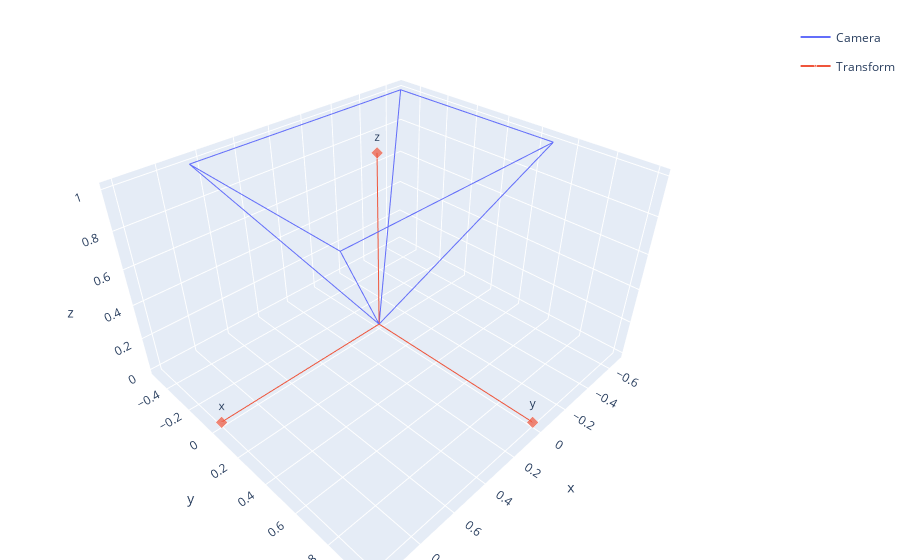

Notebook cell for this chart:
### Code cell
cam = v3d.Camera(spec=spec, world_from_cam=transform)
cam.fig
v3d.make_fig(cam, cam.world_from_cam)
# looking in the Z direction
# note that Blender camera looks in -Z direction

### Figure 1 — Plotly figure (JSON) as saved in the notebook; plotly's stock layout.template omitted (floating-point values rounded to 4 significant figures)
{"data": [{"legendgroup": "Camera", "mode": "lines", "name": "Camera", "type": "scatter3d", "x": [0, -0.6667, null, 0, -0.6667, null, 0, 0.6667, null, 0, 0.6667, null, -0.6667, -0.6667, null, -0.6667, 0.6667, null, 0.6667, -0.6667, null, 0.6667, 0.6667, null], "y": [0, -0.5, null, 0, 0.5, null, 0, -0.5, null, 0, 0.5, null, -0.5, 0.5, null, 0.5, 0.5, null, -0.5, -0.5, null, 0.5, -0.5, null], "z": [0, 1, null, 0, 1, null, 0, 1, null, 0, 1, null, 1, 1, null, 1, 1, null, 1, 1, null, 1, 1, null]}, {"legendgroup": "Transform", "marker": {"size": [0, 6, 0, 0, 6, 0, 0, 6, 0], "symbol": "diamond"}, "mode": "lines+markers+text", "name": "Transform", "text": [null, "x", null, null, "y", null, null, "z", null, null, "x", null, null, "y", null, null, "z", null, null, "x", null, null, "y", null, null, "z", null], "type": "scatter3d", "x": [0, 1, null, 0, 0, null, 0, 0, null], "y": [0, 0, null, 0, 1, null, 0, 0, null], "z": [0, 0, null, 0, 0, null, 0, 1, null]}, {"marker": {"color": "rgba(0, 0, 0, 0.0)", "size": 0.01}, "showlegend": false, "type": "scatter3d", "x": [0], "y": [0], "z": [0]}], "layout": {"legend": {"y": 0.96}, "margin": {"b": 0, "l": 0, "r": 0, "t": 0}, "scene": {"aspectmode": "data"}}}
